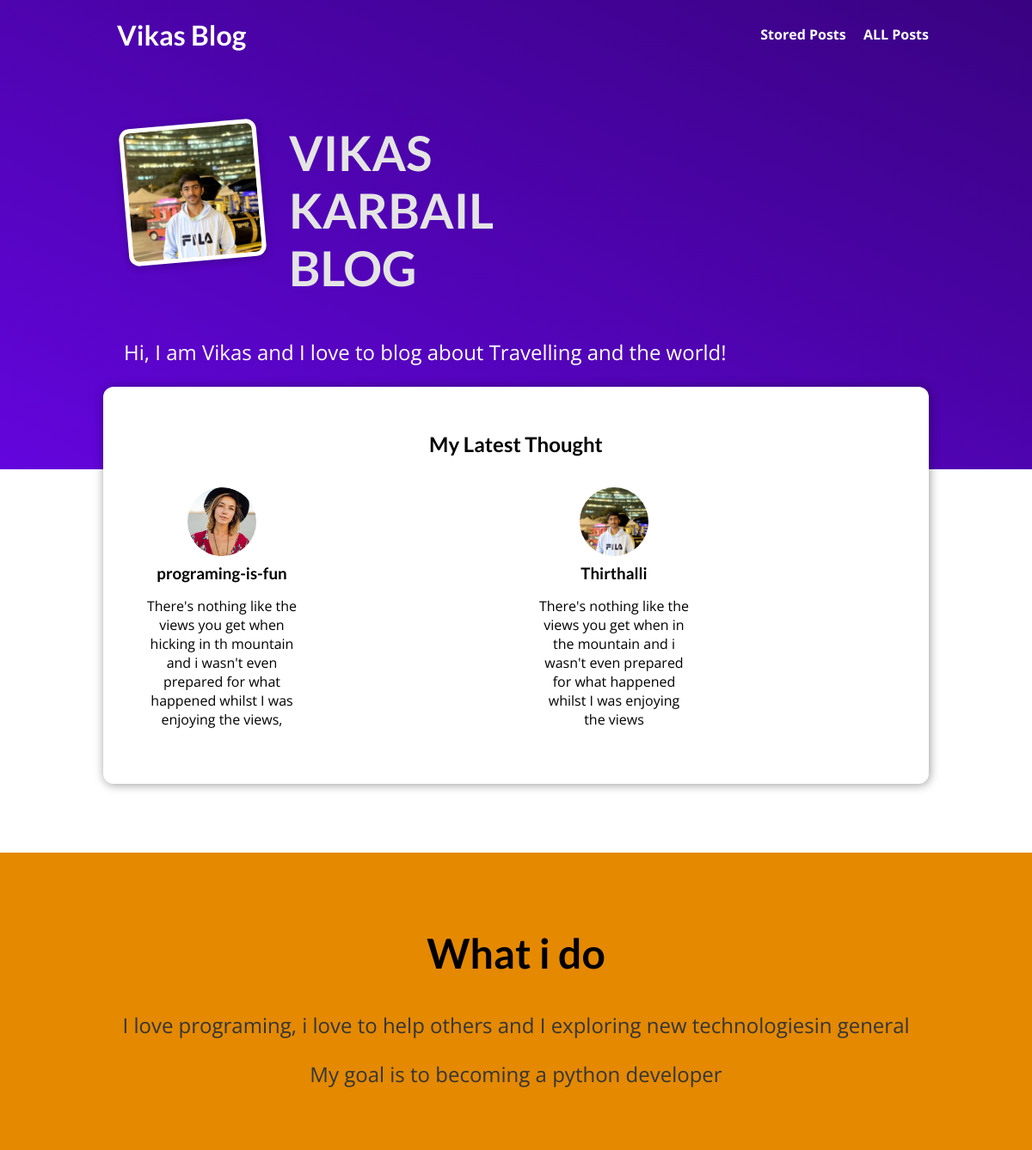
The page / on the database its author committed.
### blog/models.py (models this page shows, shortened)
class Post(models.Model):
    title = models.CharField(max_length=150)
    excerpt = models.CharField(max_length=200)
    image = models.ImageField(upload_to="posts", null=True)
    date = models.DateField(auto_now=True)
    slug = models.SlugField(unique=True, db_index=True)
    content = models.TextField(validators=[MinLengthValidator(10)])
    author = models.ForeignKey(Author, on_delete= models.SET_NULL, null=True, related_name="posts")
    tags=models.ManyToManyField(Tag)

### blog/views.py (the view)
# urls.py: path("", views.staring_page.as_view(), name="Staring-page"),
class staring_page(ListView):
    template_name="blog/index.html"
    model=Post
    ordering=["-date"]
    context_object_name="posts"
    def get_queryset(self):
        queryset = super().get_queryset()
        data = queryset[:3]
        return data

### blog/templates/blog/index.html (shortened to what this page needs)
{% extends 'base.html' %}
{% load static %}
        {% block css_file%}
        <link rel="stylesheet" href="{% static 'blog/post.css'%}">
        <link rel="stylesheet" href="{% static "blog/index.css"%}">
        {% endblock %}
       {% block content %}
    <section id="welcome">
        <header>
            <img src="{% static "blog/images/miki.jpeg"%}" alt="Vikas - The author of this blog"/>
            <h2>VIKAS KARBAIL BLOG</h2>
        </header>
    <P>Hi, I am Vikas and I love to blog about Travelling and the world!</p>
    </section>
    <section id="latest-posts">
        <h2>My Latest Thought</h2>
    <ul>
         {% for post in posts %}
             {% include "blog/includes/post.html" %}
      {% endfor %}
    </ul>
    </section>
    <section id="about">
        <h2>What i do</h2>
        <p>I love programing, i love to help others and I exploring new technologiesin general</p>
        <p>
            My goal is to becoming a python developer
        </p>
    </section>
{% endblock  %}

### blog/templates/blog/includes/post.html
<li>
    <article class="post">
        <a href="{% url "post-detail-page" post.slug %}">
            <img src="{{post.image.url }}" alt="{{ post.title }}" />
            <div class="post__content">
                <h3>{{post.title}}</h3>
                <p>{{post.excerpt}}
                </p>
            </div>
        </a>
    </article>
    <li>

### static/app.css (style rules this page uses)
* { box-sizing: border-box; }
html { font-family: 'Open Sans', 'Lato', sans-serif; }
body { margin: 0; }
h1, h2, h3 { font-family: 'Lato', sans-serif; font-weight: bold; }

### blog/static/blog/post.css (style rules this page uses)
.post { display: flex; flex-direction: column; align-items: center; text-align: center; }
.post a { text-decoration: none; color: black; transition: all 0.2s ease; padding: 1rem; }
.post img { width: 5rem; height: 5rem; object-fit: cover; border-radius: 50%; }
.post h3 { margin: 0.25rem 0; }

### blog/static/blog/index.css (style rules this page uses)
#welcome { background: linear-gradient(to right top, #6305dd, #390281); padding: 6rem 12%; }
#welcome header { display: flex; align-items: flex-start; margin: 3rem auto; }
#welcome img { width: 10rem; height: 10rem; object-fit: cover; object-position: top; border: 5px solid white; border-radius: 12px; background-color: #ffe1bf; transform: rotateZ(-5deg); box-shadow: 0 2px 8px rgba(0, 0, 0, 0.25); }
#welcome h2 { font-size: 3.5rem; margin: 0 0 0 2rem; color: #e4e4e4; width: 10rem; }
#welcome p { color: white; font-size: 1.5rem; }
#latest-posts { background-color: white; padding: 2rem; border-radius: 12px; width: 60rem; margin: -6rem auto 2rem auto; box-shadow: 1px 1px 12px rgba(0, 0, 0, 0.4); }
#latest-posts h2 { text-align: center; }
#latest-posts ul { list-style: none; margin: 0; padding: 0; display: flex; gap: 1rem; }
#latest-posts li { flex: 1; }
#about { text-align: center; padding: 3rem; background-color: #e48900; margin-top: 5rem; }
#about h2 { font-size: 3rem; }
#about p { font-size: 1.5rem; color: #353535; }

### rows shown on the page
Post: image (picture), title "programing-is-fun", excerpt "There's nothing like the views you get when hicking in th mountain and i wasn't even prepared for what happened whilst I was enjoying the views,"
Post: image (picture), title "Thirthalli", excerpt "There's nothing like the views you get when in the mountain and i wasn't even prepared for what happened whilst I was enjoying the views"
